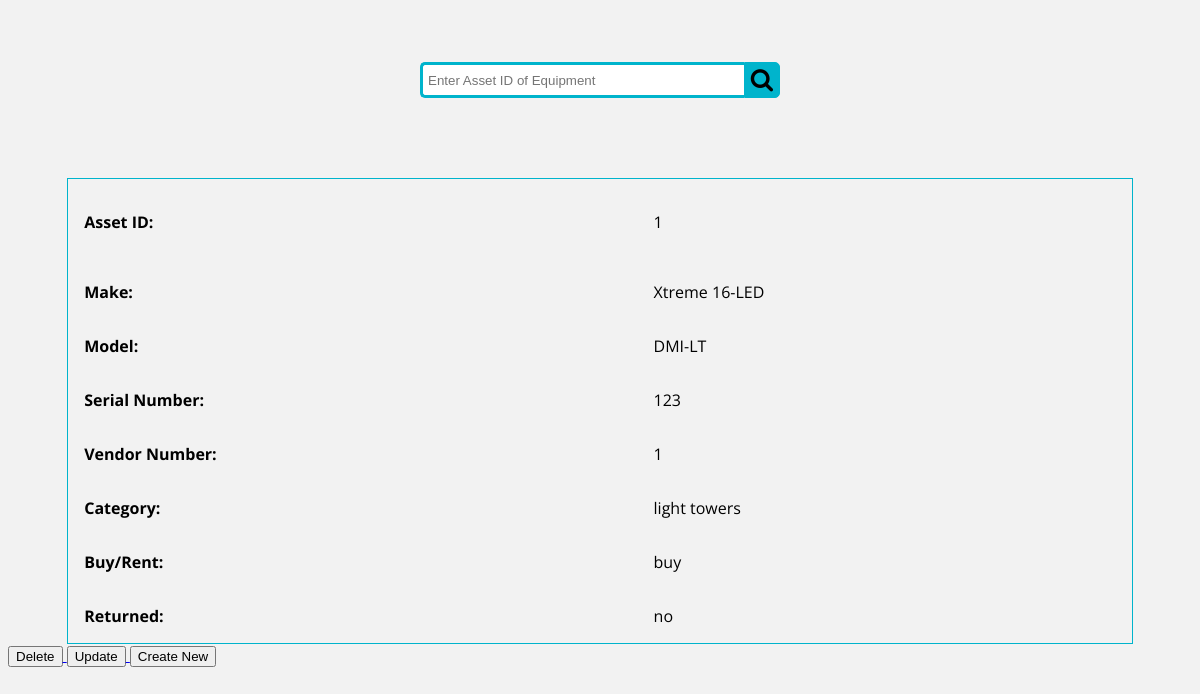
The page /rental/details/2/ on the database as committed earlier.
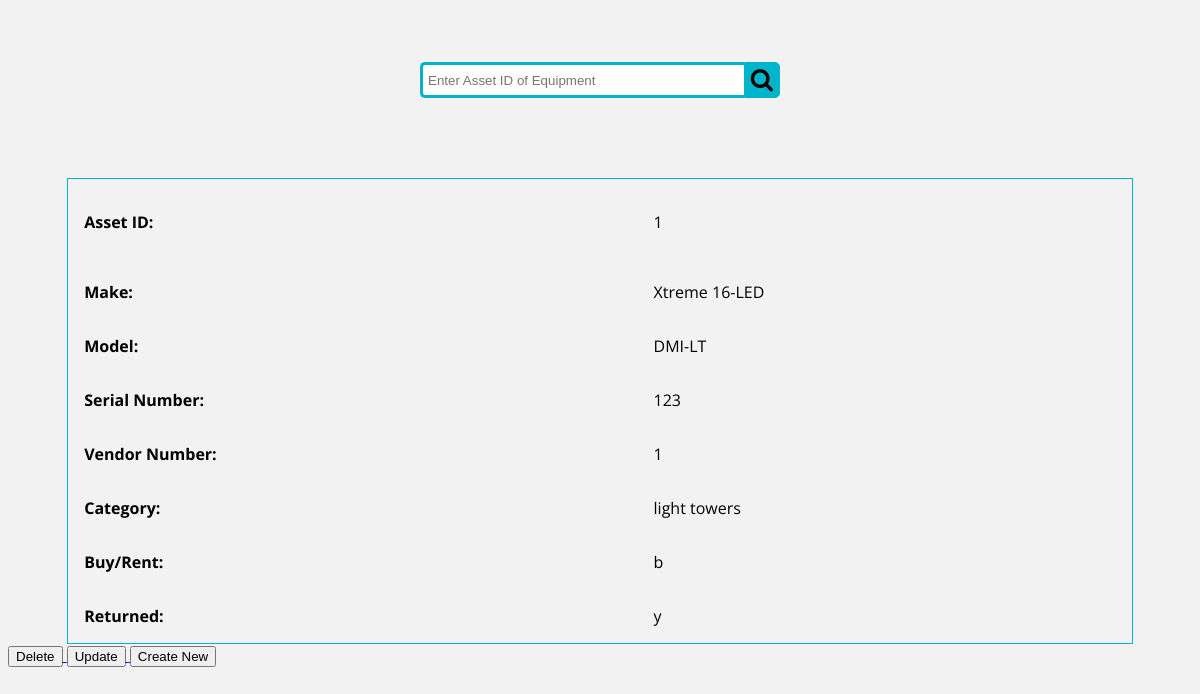
The same page on the database as committed later.
### rentalsite/models.py (models this page shows, shortened)
class Equipment(models.Model):
    assetid = models.CharField(max_length=200)
    make = models.CharField(max_length=200)
    model = models.CharField(max_length=200)
    serialnum = models.CharField(max_length=200)
    vendornum = models.CharField(max_length=200)
    category = models.CharField(max_length=255, choices=CATEGORY_CHOICES, default="Earth Moving")
    buyrent = models.CharField(max_length=4, choices=(('buy', 'Buy'), ('rent', 'Rent')), default='Buy')
    returned = models.CharField(max_length=3, choices=(('yes', 'YES'), ('no', 'NO')))

### rentalsite/views.py (the view)
# urls.py: path('details/<int:pk>/', views.ListDetail.as_view(), name='details'),
class ListDetail(DetailView):
    model = Equipment
    template_name = 'rentalsite/equipment_details.html'
    context_object_name = 'details'

### rentalsite/templates/rentalsite/equipment_details.html (shortened to what this page needs)
<!DOCTYPE html>
<html>
<link rel="stylesheet" href="https://cdnjs.cloudflare.com/ajax/libs/font-awesome/4.7.0/css/font-awesome.min.css">
<body>
<div class="wrap">
   <div class="search">
      <input type="text" class="searchTerm" placeholder="Enter Asset ID of Equipment">
      <button type="submit" class="searchButton">
        <i style= "font-size:24px" class="fa">&#xf002;</i>
     </button>
   </div>
</div>
<table class="center">
  <tr>
    <th scope="row">Asset ID:</th>
    <td><p>{{ details.assetid }}</p></td>
  </tr>
  <tr>
   <th scope="row">Make:</th>
    <td>{{ details.make }}</td>
  </tr>
  <tr>
    <th scope="row">Model:</th>
    <td>{{ details.model }}</td>
  </tr>
  <tr>
    <th scope="row">Serial Number:</th>
    <td>{{ details.serialnum }}</td>
  </tr>
      <tr>
    <th scope="row">Vendor Number:</th>
    <td>{{ details.vendornum }}</td>
  </tr>
      <tr>
    <th scope="row">Category:</th>
    <td>{{ details.category }}</td>
  </tr>
      <tr>
    <th scope="row">Buy/Rent:</th>
    <td>{{ details.buyrent }}</td>
  </tr>
      <tr>
    <th scope="row">Returned:</th>
    <td>{{ details.returned }}</td>
  </tr>
</table>
<a href="delete" >
    <input type="submit" value="Delete">
    </a>
<a href="update">
    <input type="submit" value="Update">
    </a>
<a href="http://127.0.0.1:8000/rental/create/">
    <input type="submit" value="Create New">
    </a>
    </body>
</html>

### rentalsite/templates/rentalsite/equipment_details.html (style rules this page uses)
body { background: #f2f2f2; font-family: 'Open Sans', sans-serif; }
.search { width: 100%; position: relative; display: flex; }
.searchTerm { width: 100%; border: 3px solid #00B4CC; border-right: none; padding: 5px; height: 20px; border-radius: 5px 0 0 5px; outline: none; color: #9DBFAF; }
.searchButton { width: 40px; height: 36px; border: 1px solid #00B4CC; background: #00B4CC; text-align: center; color: ; border-radius: 0 5px 5px 0; cursor: pointer; font-size: 20px; }
.wrap { width: 30%; position: absolute; top: 10%; left: 50%; transform: translate(-50%, -50%); }
table { border-collapse: collapse; width: 90%; border: 1px solid #00B4CC; }
th, td { text-align: left; padding: 16px; }
.center { margin-left: auto; margin-right: auto; margin-top: 15%; }

Rows that differ between the two databases and show on the page:
changed Equipment "Xtreme 16-LED": buyrent "buy" → "b"; returned "no" → "y"
